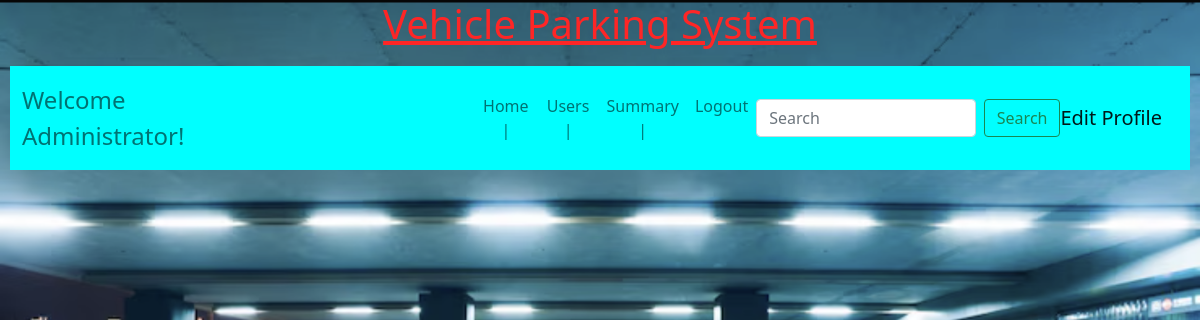
/edit_spot/1/16/admin@parking.com, run on an earlier commit of the app's database.
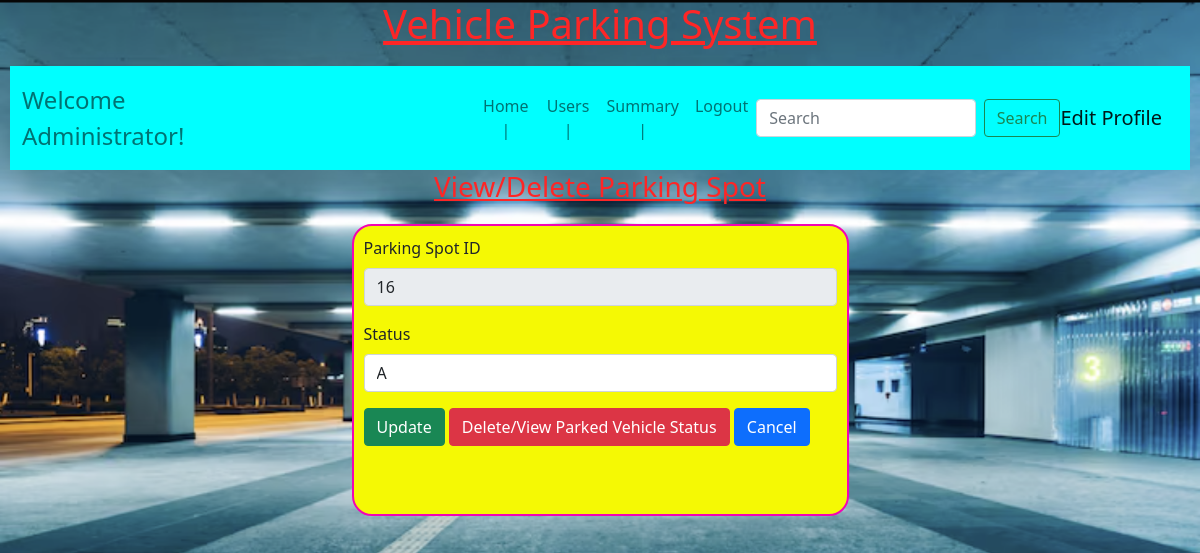
And on a later commit of the database.
### backend/models.py (models this page shows)
class Parking_Spot(db.Model): #db.Model is a predefined class which is inherited from SQLAlchemy. our class(here, Parking_Spot behaves like a data table) =>inheritance
    __tablename__="parking_spot"
    id=db.Column(db.Integer,primary_key=True)
    lot_id=db.Column(db.Integer,db.ForeignKey("parking_lot.id"),nullable=False)
    status=db.Column(db.String,default="A")
    reserve_parking_spot=db.relationship("Reserve_parking_spot",cascade="all,delete",backref="parking_spot",lazy=True)

### backend/controllers.py (the view)
@app.route("/edit_spot/<lid>/<sid>/<name>",methods=["GET","POST"])
def edit_spot(lid,sid,name):
    s=get_spot(sid)
    l=get_lot(lid).id
    if request.method=="POST":
        status=request.form.get("status")
        s.status=status
        db.session.commit() #updating
        return redirect(url_for("admindashboardfn",name=name,msg=""))
    return render_template("edit_spot.html",spot=s,name=name,lid=l)

### backend/controllers.py (called while the page is built)
def get_lot(id):
    lot=Parking_lot.query.filter_by(id=id).first()
    return lot

def get_spot(id):
    spot=Parking_Spot.query.filter_by(id=id).first()
    return spot

### templates/edit_spot.html
{%extends "adminlayout.html"%}
{%block content%}
            {%if spot%}
                <div class="center">
                    <h3><u>View/Delete Parking Spot</u></h3>
                </div>
                <form action="/edit_spot/{{lid}}/{{spot.id}}/{{name}}" method="POST">
                <div class="input-form">
                    <div class="mb-3">
                        <label for="lot_id" class="form-label">Parking Spot ID</label>
                        <input type="number" class="form-control" id="lotid" name="lot_id" value="{{spot.id}}" readonly>
                    </div>
                    <div class="mb-3">
                        <label for="status" class="form-label">Status </label>
                        <input type="text" class="form-control" id="status" name="status" value="{{spot.status}}">
                    </div>
                    <div class="mb-3">
                        <button type="submit" class="btn btn-success">Update</button>
                        <a href="/delete_spot/{{lid}}/{{spot.id}}/{{name}}" type="button" class="btn btn-danger">Delete/View Parked Vehicle Status</a>
                        <a href="/admin/{{name}}" type="button" class="btn btn-primary">Cancel</a>
                    </div>
                </div>
                </form>
            {%endif%}
{%endblock%}

What changed in the data, as far as the page shows it:
added Parking_Spot: lot_id "16", status "A"
Also different on the page:
text now shown: "View/Delete Parking Spot Parking Spot ID Status Update Delete/View Parked Vehicle Status Cancel"
